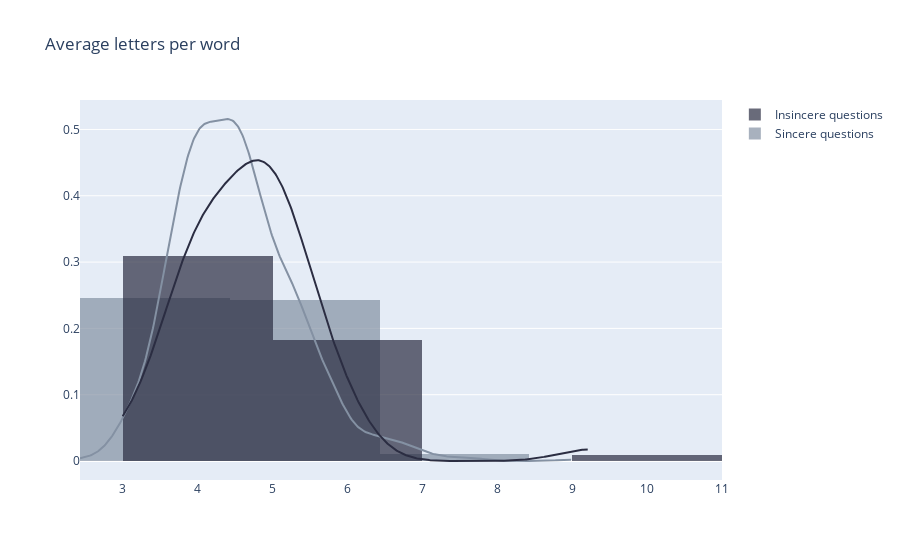
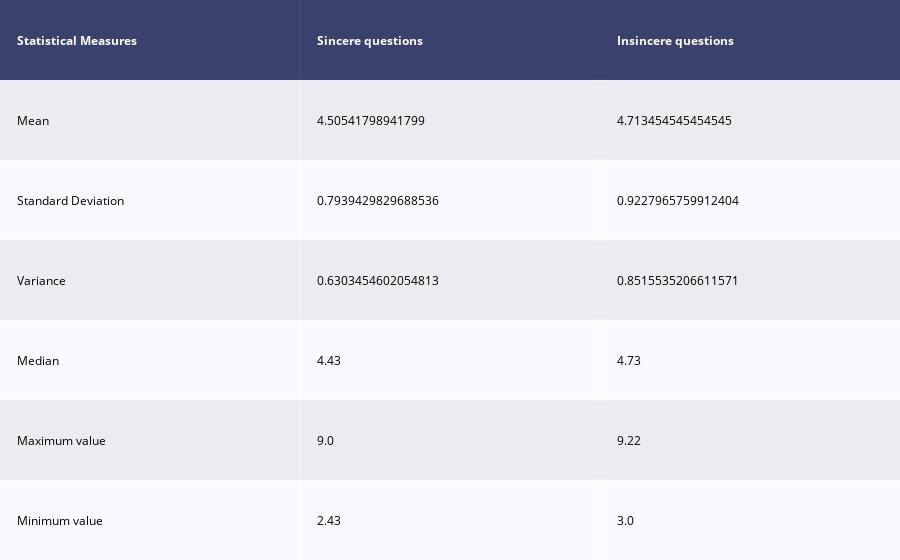

Notebook cell for these charts, in order:
### Code cell
lpw_sincere = np.array(quora_train["question_text"][quora_train["target"] == 0].progress_apply(textstat.avg_letter_per_word))
lpw_insincere = np.array(quora_train["question_text"][quora_train["target"] == 1].progress_apply(textstat.avg_letter_per_word))
plot_readability(lpw_sincere,lpw_insincere,"Average letters per word",2,['#8491A3','#2B2D42'])

### Figure 1 — Plotly figure (JSON) as saved in the notebook; plotly's stock layout.template omitted (floating-point values rounded to 4 significant figures; data arrays with more than 128 entries replaced by an {"elided": "..."} marker saying what was removed)
{"data": [{"histnorm": "probability density", "legendgroup": "Sincere questions", "marker": {"color": "#8491A3"}, "name": "Sincere questions", "opacity": 0.7, "x": {"elided": "945 float values"}, "xaxis": "x", "xbins": {"start": 2.43, "end": 9, "size": 2}, "yaxis": "y", "type": "histogram"}, {"histnorm": "probability density", "legendgroup": "Insincere questions", "marker": {"color": "#2B2D42"}, "name": "Insincere questions", "opacity": 0.7, "x": [5.14, 6, 4.24, 4.43, 3.67, 5.2, 9.22, 4.44, 5.55, 4.88, 4, 4.29, 3.71, 4.64, 4.75, 4.09, 4.83, 4.62, 4.5, 4.38, 4.6, 5.25, 4.73, 5.14, 4, 3.6, 5, 5, 4.06, 4, 4, 5, 6, 4.74, 5.13, 4.76, 4.15, 3.96, 3, 3.7, 5.67, 4, 5.33, 5.67, 5, 5.2, 4.82, 3.63, 5.27, 5.82, 4.68, 5.42, 3.25, 3.86, 5.22], "xaxis": "x", "xbins": {"start": 3, "end": 9.22, "size": 2}, "yaxis": "y", "type": "histogram"}, {"legendgroup": "Sincere questions", "marker": {"color": "#8491A3"}, "mode": "lines", "name": "Sincere questions", "showlegend": false, "x": {"elided": "500 float values"}, "xaxis": "x", "y": {"elided": "500 float values"}, "yaxis": "y", "type": "scatter"}, {"legendgroup": "Insincere questions", "marker": {"color": "#2B2D42"}, "mode": "lines", "name": "Insincere questions", "showlegend": false, "x": {"elided": "500 float values"}, "xaxis": "x", "y": {"elided": "500 float values"}, "yaxis": "y", "type": "scatter"}], "layout": {"barmode": "overlay", "hovermode": "closest", "legend": {"traceorder": "reversed"}, "title": {"text": "Average letters per word"}, "xaxis": {"anchor": "y2", "domain": [0, 1], "zeroline": false, "type": "linear", "range": [2.43, 11], "autorange": true}, "yaxis": {"anchor": "free", "domain": [0, 1], "position": 0, "type": "linear", "range": [-0.02863, 0.5444], "autorange": true}, "autosize": true}}

### Figure 2 — Plotly figure (JSON) as saved in the notebook; plotly's stock layout.template omitted (floating-point values rounded to 4 significant figures)
{"data": [{"colorscale": [[0, "#00083e"], [0.5, "#ededee"], [1, "#ffffff"]], "hoverinfo": "none", "opacity": 0.75, "showscale": false, "z": [[0, 0, 0], [0.5, 0.5, 0.5], [1, 1, 1], [0.5, 0.5, 0.5], [1, 1, 1], [0.5, 0.5, 0.5], [1, 1, 1]], "type": "heatmap"}], "layout": {"annotations": [{"align": "left", "font": {"color": "#ffffff"}, "showarrow": false, "text": "<b>Statistical Measures</b>", "x": -0.45, "xanchor": "left", "xref": "x", "y": 0, "yref": "y"}, {"align": "left", "font": {"color": "#ffffff"}, "showarrow": false, "text": "<b>Sincere questions</b>", "x": 0.55, "xanchor": "left", "xref": "x", "y": 0, "yref": "y"}, {"align": "left", "font": {"color": "#ffffff"}, "showarrow": false, "text": "<b>Insincere questions</b>", "x": 1.55, "xanchor": "left", "xref": "x", "y": 0, "yref": "y"}, {"align": "left", "font": {"color": "#000000"}, "showarrow": false, "text": "Mean", "x": -0.45, "xanchor": "left", "xref": "x", "y": 1, "yref": "y"}, {"align": "left", "font": {"color": "#000000"}, "showarrow": false, "text": "4.50541798941799", "x": 0.55, "xanchor": "left", "xref": "x", "y": 1, "yref": "y"}, {"align": "left", "font": {"color": "#000000"}, "showarrow": false, "text": "4.713454545454545", "x": 1.55, "xanchor": "left", "xref": "x", "y": 1, "yref": "y"}, {"align": "left", "font": {"color": "#000000"}, "showarrow": false, "text": "Standard Deviation", "x": -0.45, "xanchor": "left", "xref": "x", "y": 2, "yref": "y"}, {"align": "left", "font": {"color": "#000000"}, "showarrow": false, "text": "0.7939429829688536", "x": 0.55, "xanchor": "left", "xref": "x", "y": 2, "yref": "y"}, {"align": "left", "font": {"color": "#000000"}, "showarrow": false, "text": "0.9227965759912404", "x": 1.55, "xanchor": "left", "xref": "x", "y": 2, "yref": "y"}, {"align": "left", "font": {"color": "#000000"}, "showarrow": false, "text": "Variance", "x": -0.45, "xanchor": "left", "xref": "x", "y": 3, "yref": "y"}, {"align": "left", "font": {"color": "#000000"}, "showarrow": false, "text": "0.6303454602054813", "x": 0.55, "xanchor": "left", "xref": "x", "y": 3, "yref": "y"}, {"align": "left", "font": {"color": "#000000"}, "showarrow": false, "text": "0.8515535206611571", "x": 1.55, "xanchor": "left", "xref": "x", "y": 3, "yref": "y"}, {"align": "left", "font": {"color": "#000000"}, "showarrow": false, "text": "Median", "x": -0.45, "xanchor": "left", "xref": "x", "y": 4, "yref": "y"}, {"align": "left", "font": {"color": "#000000"}, "showarrow": false, "text": "4.43", "x": 0.55, "xanchor": "left", "xref": "x", "y": 4, "yref": "y"}, {"align": "left", "font": {"color": "#000000"}, "showarrow": false, "text": "4.73", "x": 1.55, "xanchor": "left", "xref": "x", "y": 4, "yref": "y"}, {"align": "left", "font": {"color": "#000000"}, "showarrow": false, "text": "Maximum value", "x": -0.45, "xanchor": "left", "xref": "x", "y": 5, "yref": "y"}, {"align": "left", "font": {"color": "#000000"}, "showarrow": false, "text": "9.0", "x": 0.55, "xanchor": "left", "xref": "x", "y": 5, "yref": "y"}, {"align": "left", "font": {"color": "#000000"}, "showarrow": false, "text": "9.22", "x": 1.55, "xanchor": "left", "xref": "x", "y": 5, "yref": "y"}, {"align": "left", "font": {"color": "#000000"}, "showarrow": false, "text": "Minimum value", "x": -0.45, "xanchor": "left", "xref": "x", "y": 6, "yref": "y"}, {"align": "left", "font": {"color": "#000000"}, "showarrow": false, "text": "2.43", "x": 0.55, "xanchor": "left", "xref": "x", "y": 6, "yref": "y"}, {"align": "left", "font": {"color": "#000000"}, "showarrow": false, "text": "3.0", "x": 1.55, "xanchor": "left", "xref": "x", "y": 6, "yref": "y"}], "margin": {"b": 0, "l": 0, "r": 0, "t": 0}, "xaxis": {"dtick": 1, "gridwidth": 2, "showticklabels": false, "tick0": -0.5, "ticks": "", "zeroline": false, "range": [-0.5, 2.5], "autorange": true}, "yaxis": {"autorange": true, "dtick": 1, "gridwidth": 2, "showticklabels": false, "tick0": 0.5, "ticks": "", "zeroline": false, "range": [6.5, -0.5]}, "autosize": true}}
